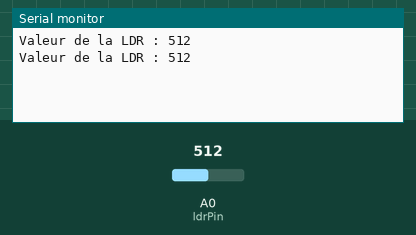
This sketch was run on a simulated Arduino Uno, built with avr-gcc and run on an emulated ATmega328P. On the bench: the last lines printed to the serial monitor. The test bench sets the inputs (shaded band); at power-on: A0 (ldrPin) = 512.

Above: at 1.8 s.
1.9 s: A0 (ldrPin) set to 716
At 2.8 s:
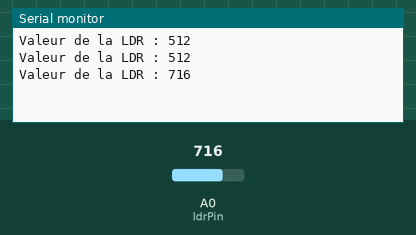
3.4 s: A0 (ldrPin) set to 900
At 4.8 s:
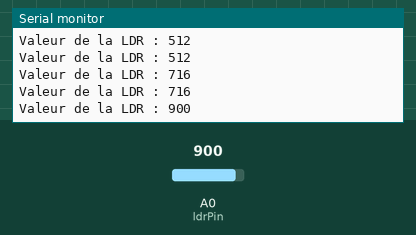
Timing chart, 0 to 6.4 s (numbered marks = the images above; inputs shaded):
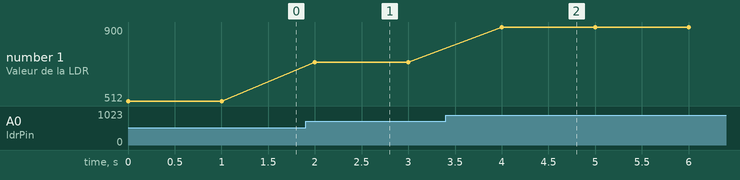

The sketch:

sketch_jan18a.ino
```cpp
int ldrPin = A0;  // Définir la broche où la LDR est connectée

void setup() {
  Serial.begin(9600);  // Démarrer la communication série
}

void loop() {
  int ldrValue = analogRead(ldrPin);  // lire la valeur de la LDR

  // Afficher la valeur de la LDR dans le moniteur série
  Serial.print("Valeur de la LDR : ");
  Serial.println(ldrValue);

  delay(1000);  // Délai d'une seconde avant la prochaine lecture
}
```

Measured:
- after the input at 1.9 s, the serial monitor: prints a new line after 0.10 s (image 1)
- after the input at 3.4 s, the serial monitor: prints a new line after 0.60 s (image 2)
- plotted number 1: 512 → 716 after the input at 1.9 s, 716 → 900 after the input at 3.4 s
